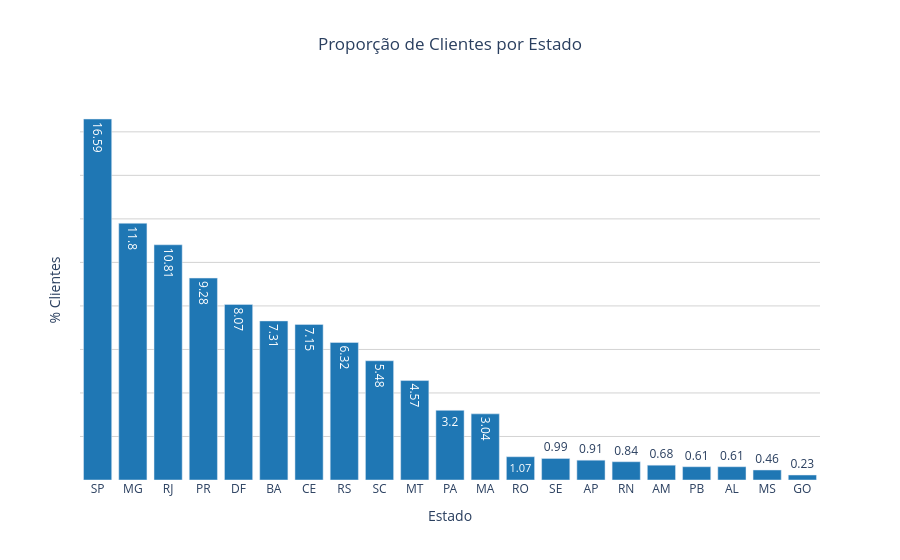

Notebook cell for this chart:
### Code cell
df_uf_pct = (
    df_base_cadast_uf['uf']
    .value_counts(normalize=True)
    .mul(100)
    .round(2)
    .reset_index(name='percentual')
)

fig_pf = px.bar(
    df_uf_pct,
    x='uf',
    y='percentual',
    title='Proporção de Clientes por Estado',
    labels={
        'uf': 'Estado',
        'percentual': '%% de Clientes'
    },
    text_auto=True,
    color_discrete_sequence=['#1f77b4']
)

fig_pf.update_layout(
    title_x=0.5,
    plot_bgcolor='white',
    xaxis=dict(showgrid=False),
    yaxis=dict(
        showgrid=True,
        showticklabels=False,
        gridcolor='lightgray',
        title='% Clientes'
    ),
    showlegend=False
)

fig_pf.show()

### Figure 1 — Plotly figure (JSON) as saved in the notebook; plotly's stock layout.template omitted (floating-point values rounded to 4 significant figures)
{"data": [{"hovertemplate": "Estado=%{x}<br>%% de Clientes=%{y}<extra></extra>", "legendgroup": "", "marker": {"color": "#1f77b4", "pattern": {"shape": ""}}, "name": "", "orientation": "v", "showlegend": false, "textposition": "auto", "texttemplate": "%{y}", "type": "bar", "x": ["SP", "MG", "RJ", "PR", "DF", "BA", "CE", "RS", "SC", "MT", "PA", "MA", "RO", "SE", "AP", "RN", "AM", "PB", "AL", "MS", "GO"], "xaxis": "x", "y": [16.59, 11.8, 10.81, 9.28, 8.07, 7.31, 7.15, 6.32, 5.48, 4.57, 3.2, 3.04, 1.07, 0.99, 0.91, 0.84, 0.68, 0.61, 0.61, 0.46, 0.23], "yaxis": "y"}], "layout": {"barmode": "relative", "legend": {"tracegroupgap": 0}, "plot_bgcolor": "white", "showlegend": false, "title": {"text": "Proporção de Clientes por Estado", "x": 0.5}, "xaxis": {"anchor": "y", "domain": [0, 1], "showgrid": false, "title": {"text": "Estado"}}, "yaxis": {"anchor": "x", "domain": [0, 1], "gridcolor": "lightgray", "showgrid": true, "showticklabels": false, "title": {"text": "% Clientes"}}}}
